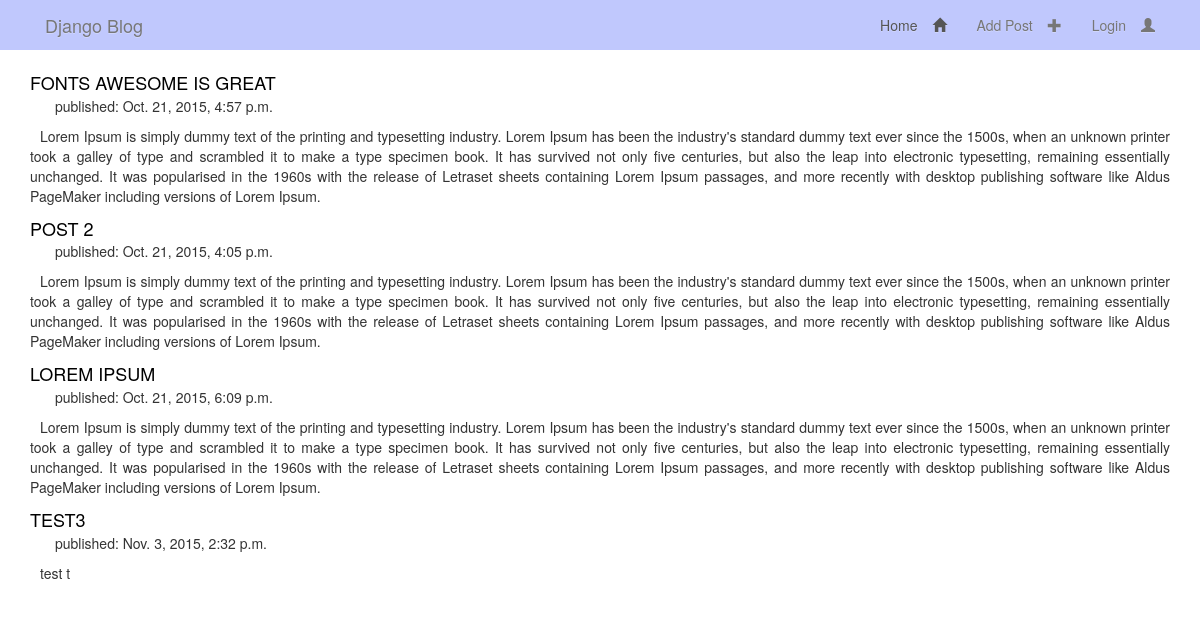
/blog/, run on an earlier commit of the app's database.
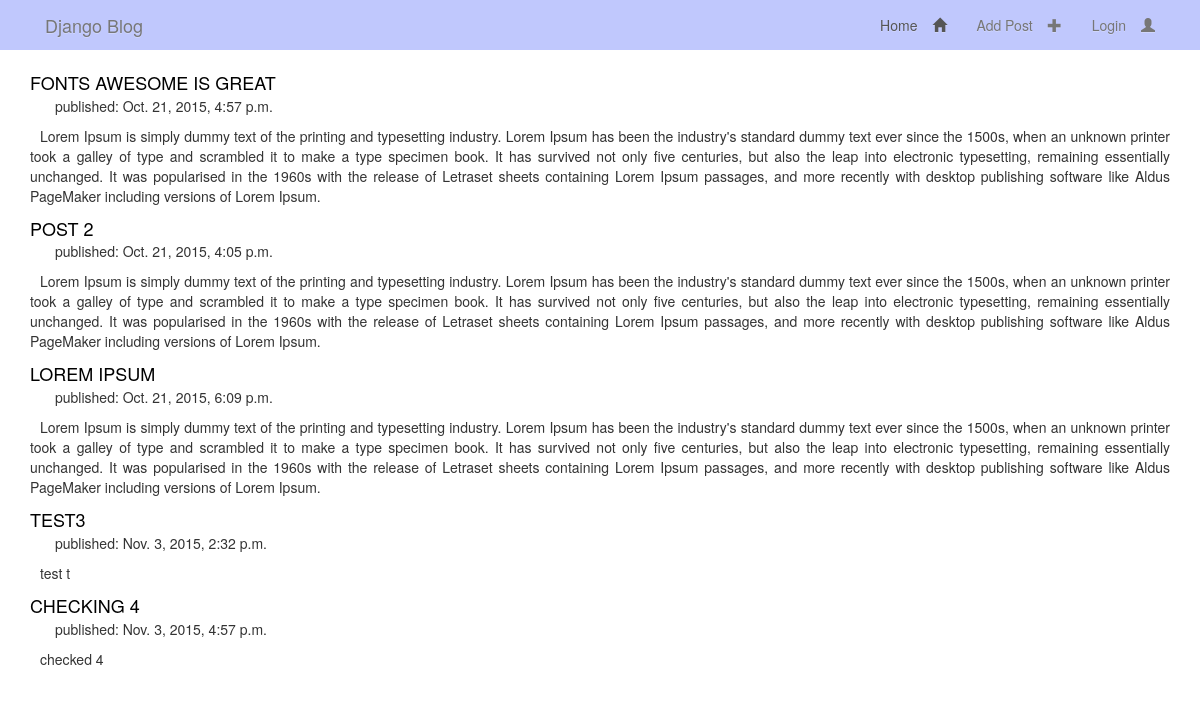
And on a later commit of the database.
### blog/models.py (models this page shows, shortened)
class Post(models.Model):
    author = models.ForeignKey('auth.User')
    title = models.CharField(max_length=200)
    text = models.TextField()
    created_date = models.DateTimeField(
                    default=timezone.now)
    published_date = models.DateTimeField(
                    blank=True, null=True)

### blog/views.py (the view)
class PostListView(ListView):
    model = Post
    queryset = Post.objects.all()
    print queryset

### blog/templates/blog/post_list.html (shortened to what this page needs)
{% extends "base.html" %}
{% block content %}
	<div class="container">
			<div class="row">
				<div class="post">
					{% for post in object_list %}
		    		<div class="col-lg-12 col-md-12 col-sm-12 col-xs-12 post">
		        		<a class="post_title" href="{% url "posts:post_detail" pk=post.pk %}">{{ post.title }}</a>
		        		<p class="meta">published: {{ post.published_date }}</p>
		       		 	<p>{{ post.text|linebreaks }}</p>
		    		</div>
					{% endfor %}
				</div>
			</div>
	</div>
{% endblock content %}

### templates/base.html (shortened to what this page needs)
{% load staticfiles %}
<!DOCTYPE html>
<html>
	<head>
		<link rel="stylesheet" href="{% static "css/bootstrap.min.css" %}" />
		<link rel="stylesheet" href="{% static "bootstrap-theme.min.css" %}" />
		<link rel="stylesheet" href="{% static "css/style.css" %}" />
	</head>
		<body class="imbody">
			<div id="header">
			<div class="container">
			{% include 'nav_bar.html' %}
			</div>
    		</div>
				 {% block content %}
            	{% endblock %}
	</body>
</html>

### templates/nav_bar.html (shortened to what this page needs)
<nav class="navbar navbar-default"  role ="navigation">
    <div class="navbar-header">
      <a class="navbar-brand" href="/">Django Blog</a>
    </div>
    <div class="collapse navbar-collapse" id="django-bar">
      <ul class="nav navbar-nav navbar-right">
          <li class="active"><a href="/">Home<span class="glyphicon glyphicon-home"></span></a></li>
          <li><a href="{% url "posts:post_new" %}">Add Post<span class="glyphicon glyphicon-plus"></span></a></li>
          {% if user.is_authenticated %}
            <li><a href="{% url "user:logout" %}">Logout<span class="glyphicon glyphicon-user"></span></a></li>
          {% else %}
            <li><a href="{% url "user:login" %}">Login<span class="glyphicon glyphicon-user"></span></a></li>
          {% endif %}
        </ul>
      </div>
</nav>

### blog/static/css/style.css (style rules this page uses)
.post_title { padding-bottom:10px; margin-bottom:10px; border-bottom:1px solid rgba(0,0,0,0.2) }
a.post_title { text-decoration: none; color:#000; font-size:18px; text-transform: uppercase; border:none; }
body { margin:0; padding:0; }
#header { background: rgba(150,164,252,0.6); width:100%; margin-bottom:20px; }
p.meta { padding-left:15px; }
.navbar-default .navbar-nav>.active>a { background:none !important; box-shadow: none !important; -webkit-box-shadow: none !important; }
.navbar-default { background:none !important; border:none !important; box-shadow: none !important; -webkit-box-shadow: none !important; }
.navbar { margin:0 !important; }
.post p { text-align: justify; text-indent: 10px; }
a span { padding-left:15px; }

What changed in the data, as far as the page shows it:
added Post: title "CHECKING 4", published_date "Nov. 3, 2015, 4:57 p.m.", text "checked 4"
